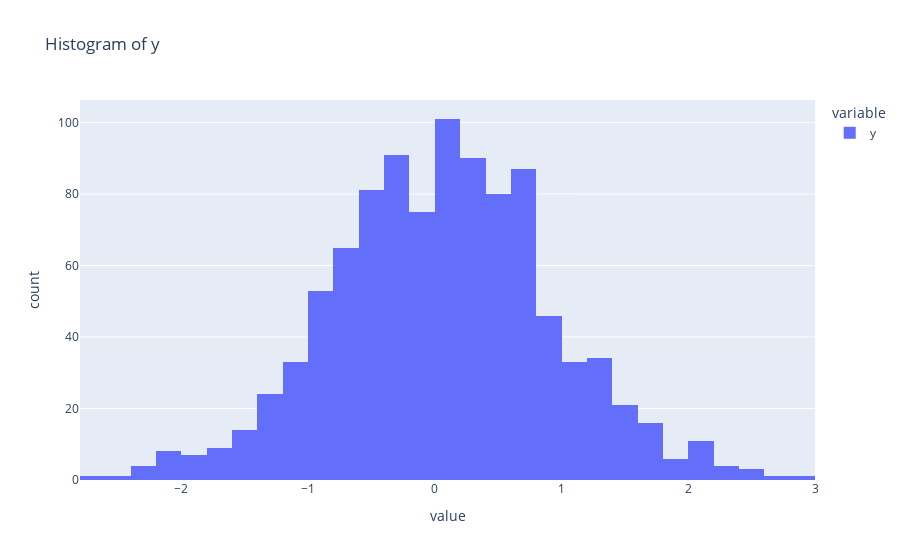

Write notebook code for a chart like this one.
### Code cell
pitch_data.show_y_location_hist()

### Figure 1 — Plotly figure (JSON) as saved in the notebook; plotly's stock layout.template omitted (floating-point values rounded to 4 significant figures; data arrays with more than 128 entries replaced by an {"elided": "..."} marker saying what was removed)
{"data": [{"alignmentgroup": "True", "bingroup": "x", "hovertemplate": "variable=y<br>value=%{x}<br>count=%{y}<extra></extra>", "legendgroup": "y", "marker": {"color": "#636efa", "pattern": {"shape": ""}}, "name": "y", "offsetgroup": "y", "orientation": "v", "showlegend": true, "type": "histogram", "x": {"elided": "1000 float values"}, "xaxis": "x", "yaxis": "y"}], "layout": {"barmode": "relative", "legend": {"title": {"text": "variable"}, "tracegroupgap": 0}, "title": {"text": "Histogram of y"}, "xaxis": {"anchor": "y", "domain": [0, 1], "title": {"text": "value"}}, "yaxis": {"anchor": "x", "domain": [0, 1], "title": {"text": "count"}}}}
